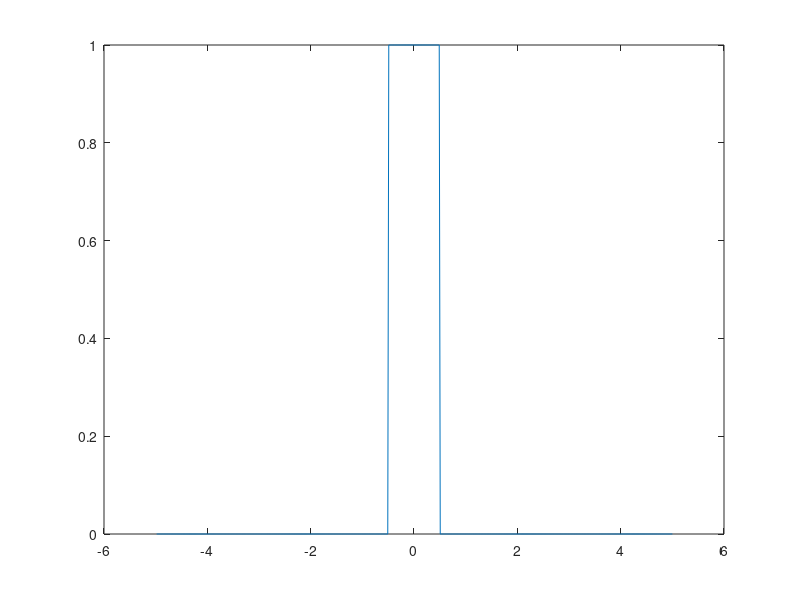

This figure's MATLAB source: (Note: this script raises an error after producing the figure.)
%% -- Example Usage of gsm1d function (initial testing phase)

clear all
fs = 51.2;
t = [-(5-1/fs):1/fs:5];
N = length(t)
x = rectpuls(t,1);
%x = sin(2*pi*5*t);
figure(1)
plot(t,x)

alpha = 0.5;
a = cos(alpha*pi/2);
b = sin(alpha*pi/2);
c = -sin(alpha*pi/2);
d = cos(alpha*pi/2);
y = fs*abs(b)/length(t)*((0:length(t)-1) - length(t)/2);


%T = transform(length(t),a,b,d,1/fs,fs/length(t));
%X = x*T;
X = direct_method1d(x,1/fs, a, b, c, d);
figure(2)
plot(y ,abs(X))
title('LCT Magnitude')
